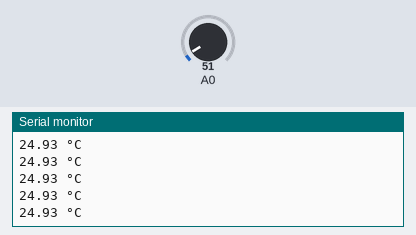
Recording of a sketch running on a simulated Arduino Uno, built with avr-gcc and run on an emulated ATmega328P. Parts: the last lines printed to the serial monitor. The inputs (shaded band) are chosen by the test bench; at power-on: A0 = 51.

Above: at 1.2 s.
1.3 s: A0 set to 61
At 1.56 s:
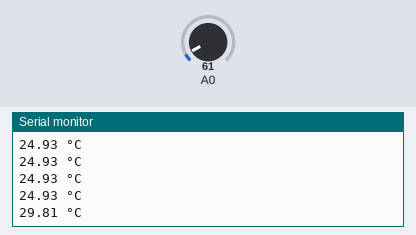
2.8 s: A0 set to 71
At 2.96 s:
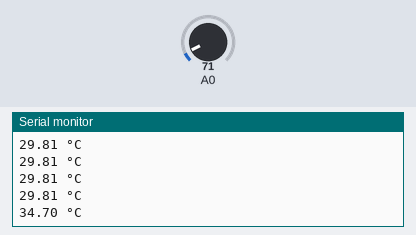
Timing chart, 0 to 5.8 s (numbered marks = the images above; inputs shaded):
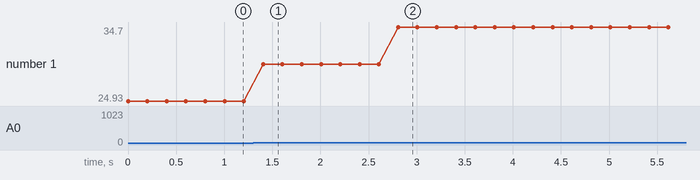

Measured:
- after the input at 1.3 s, the serial monitor: prints a new line after 0.10 s (image 1)
- after the input at 2.8 s, the serial monitor: prints a new line at once (image 2)
- plotted number 1: 24.93 → 29.81 after the input at 1.3 s, 29.81 → 34.7 after the input at 2.8 s

The sketch:

LM35.ino
```cpp
void setup() {
  Serial.begin(9600);
}

void loop() {

  // Lecture de la tension sur la pin A0
  int pinLM35 = analogRead(A0);

  // Transformation de la valeur lue en degres celcius
  float temperature = pinLM35 * (5.0 / 1023.0 * 100.0);

  // Affichage de la temperature sur le port série
  Serial.print(temperature);
  Serial.println(" °C");
  delay(200);
}
```
